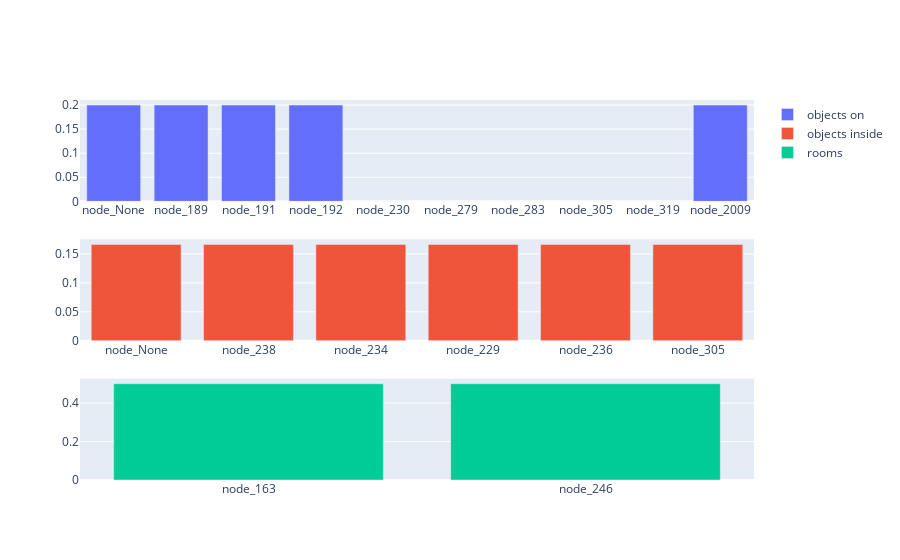
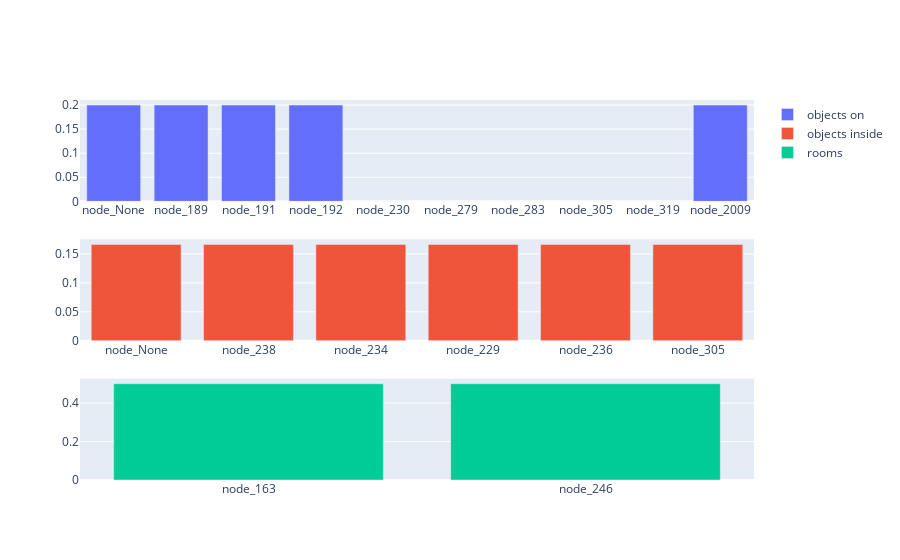
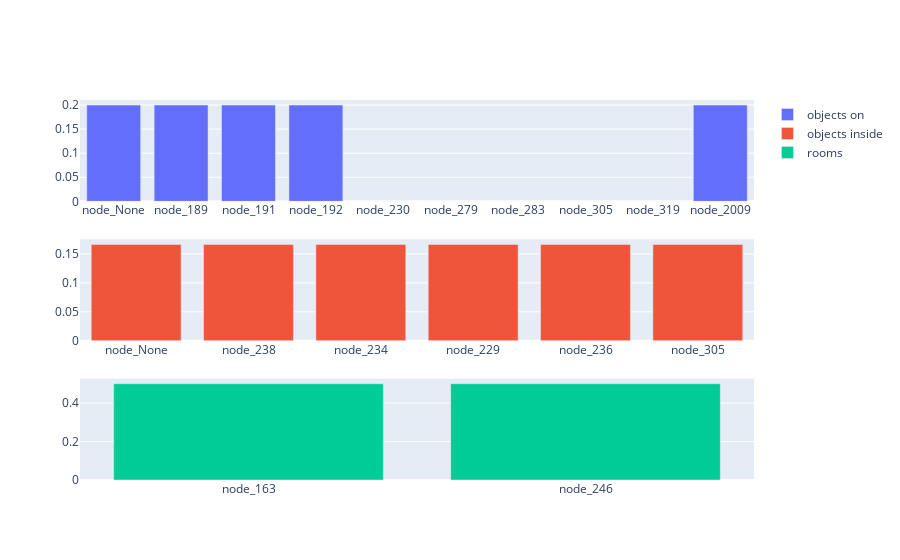
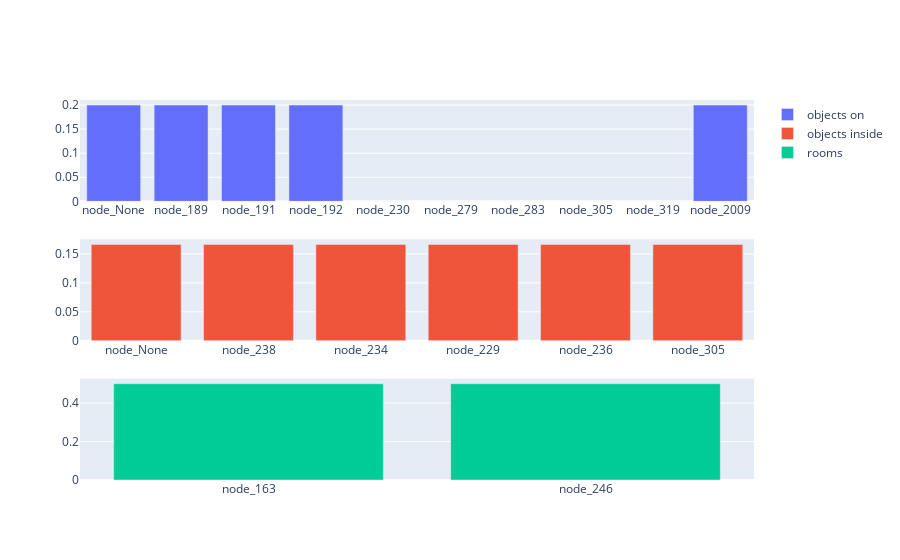

The notebook cell saved with these charts, in order:
### Code cell
import numpy as np
import random
seed = 8
torch.manual_seed(seed)
torch.cuda.manual_seed(seed)
np.random.seed(seed)
random.seed(seed)


single_agent.env.reset(path_init_env, goal_name)
single_agent.previous_belief_graph = None
obs_graph = single_agent.get_observations()
single_agent.sample_belief(obs_graph)

for i in range(50):
    _, instruction, _, _, _ = single_agent.one_step_rollout(str_goal, False, use_belief=True)
    graph_belief = single_agent.belief_sim.vh_state.to_dict()
    edge_interest = [x for x in graph_belief['edges'] if x['from_id'] == obj_id and x['relation_type'] != 'CLOSE']
    print(instruction, edge_interest)
    plot_belief(single_agent.belief, obj_id)
    
# for i in range(3):
#     time.sleep(0.5)
#     clear_output()
#     observations = single_agent.get_observations()
#     single_agent.sample_belief(observations)
#     plot_belief(single_agent.belief, obj_id)

### Figure 1 — Plotly figure (JSON) as saved in the notebook; plotly's stock layout.template omitted (floating-point values rounded to 4 significant figures)
{"data": [{"name": "objects on", "orientation": "v", "type": "bar", "x": ["node_None", "node_189", "node_191", "node_192", "node_230", "node_279", "node_283", "node_305", "node_319", "node_2009"], "xaxis": "x", "y": [0.2, 0.2, 0.2, 0.2, 0, 0, 0, 0, 0, 0.2], "yaxis": "y"}, {"name": "objects inside", "orientation": "v", "type": "bar", "x": ["node_None", "node_238", "node_234", "node_229", "node_236", "node_305"], "xaxis": "x2", "y": [0.1667, 0.1667, 0.1667, 0.1667, 0.1667, 0.1667], "yaxis": "y2"}, {"name": "rooms", "orientation": "v", "type": "bar", "x": ["node_163", "node_246"], "xaxis": "x3", "y": [0.5, 0.5], "yaxis": "y3"}], "layout": {"xaxis": {"anchor": "y", "domain": [0, 1]}, "xaxis2": {"anchor": "y2", "domain": [0, 1]}, "xaxis3": {"anchor": "y3", "domain": [0, 1]}, "yaxis": {"anchor": "x", "domain": [0.7333, 1]}, "yaxis2": {"anchor": "x2", "domain": [0.3667, 0.6333]}, "yaxis3": {"anchor": "x3", "domain": [0, 0.2667]}}}

### Figure 2 — Plotly figure (JSON) as saved in the notebook; plotly's stock layout.template omitted (floating-point values rounded to 4 significant figures)
{"data": [{"name": "objects on", "orientation": "v", "type": "bar", "x": ["node_None", "node_189", "node_191", "node_192", "node_230", "node_279", "node_283", "node_305", "node_319", "node_2009"], "xaxis": "x", "y": [0.2, 0.2, 0.2, 0.2, 0, 0, 0, 0, 0, 0.2], "yaxis": "y"}, {"name": "objects inside", "orientation": "v", "type": "bar", "x": ["node_None", "node_238", "node_234", "node_229", "node_236", "node_305"], "xaxis": "x2", "y": [0.1667, 0.1667, 0.1667, 0.1667, 0.1667, 0.1667], "yaxis": "y2"}, {"name": "rooms", "orientation": "v", "type": "bar", "x": ["node_163", "node_246"], "xaxis": "x3", "y": [0.5, 0.5], "yaxis": "y3"}], "layout": {"xaxis": {"anchor": "y", "domain": [0, 1]}, "xaxis2": {"anchor": "y2", "domain": [0, 1]}, "xaxis3": {"anchor": "y3", "domain": [0, 1]}, "yaxis": {"anchor": "x", "domain": [0.7333, 1]}, "yaxis2": {"anchor": "x2", "domain": [0.3667, 0.6333]}, "yaxis3": {"anchor": "x3", "domain": [0, 0.2667]}}}

### Figure 3 — Plotly figure (JSON) as saved in the notebook; plotly's stock layout.template omitted (floating-point values rounded to 4 significant figures)
{"data": [{"name": "objects on", "orientation": "v", "type": "bar", "x": ["node_None", "node_189", "node_191", "node_192", "node_230", "node_279", "node_283", "node_305", "node_319", "node_2009"], "xaxis": "x", "y": [0.2, 0.2, 0.2, 0.2, 0, 0, 0, 0, 0, 0.2], "yaxis": "y"}, {"name": "objects inside", "orientation": "v", "type": "bar", "x": ["node_None", "node_238", "node_234", "node_229", "node_236", "node_305"], "xaxis": "x2", "y": [0.1667, 0.1667, 0.1667, 0.1667, 0.1667, 0.1667], "yaxis": "y2"}, {"name": "rooms", "orientation": "v", "type": "bar", "x": ["node_163", "node_246"], "xaxis": "x3", "y": [0.5, 0.5], "yaxis": "y3"}], "layout": {"xaxis": {"anchor": "y", "domain": [0, 1]}, "xaxis2": {"anchor": "y2", "domain": [0, 1]}, "xaxis3": {"anchor": "y3", "domain": [0, 1]}, "yaxis": {"anchor": "x", "domain": [0.7333, 1]}, "yaxis2": {"anchor": "x2", "domain": [0.3667, 0.6333]}, "yaxis3": {"anchor": "x3", "domain": [0, 0.2667]}}}

### Figure 4 — Plotly figure (JSON) as saved in the notebook; plotly's stock layout.template omitted (floating-point values rounded to 4 significant figures)
{"data": [{"name": "objects on", "orientation": "v", "type": "bar", "x": ["node_None", "node_189", "node_191", "node_192", "node_230", "node_279", "node_283", "node_305", "node_319", "node_2009"], "xaxis": "x", "y": [0.2, 0.2, 0.2, 0.2, 0, 0, 0, 0, 0, 0.2], "yaxis": "y"}, {"name": "objects inside", "orientation": "v", "type": "bar", "x": ["node_None", "node_238", "node_234", "node_229", "node_236", "node_305"], "xaxis": "x2", "y": [0.1667, 0.1667, 0.1667, 0.1667, 0.1667, 0.1667], "yaxis": "y2"}, {"name": "rooms", "orientation": "v", "type": "bar", "x": ["node_163", "node_246"], "xaxis": "x3", "y": [0.5, 0.5], "yaxis": "y3"}], "layout": {"xaxis": {"anchor": "y", "domain": [0, 1]}, "xaxis2": {"anchor": "y2", "domain": [0, 1]}, "xaxis3": {"anchor": "y3", "domain": [0, 1]}, "yaxis": {"anchor": "x", "domain": [0.7333, 1]}, "yaxis2": {"anchor": "x2", "domain": [0.3667, 0.6333]}, "yaxis3": {"anchor": "x3", "domain": [0, 0.2667]}}}
